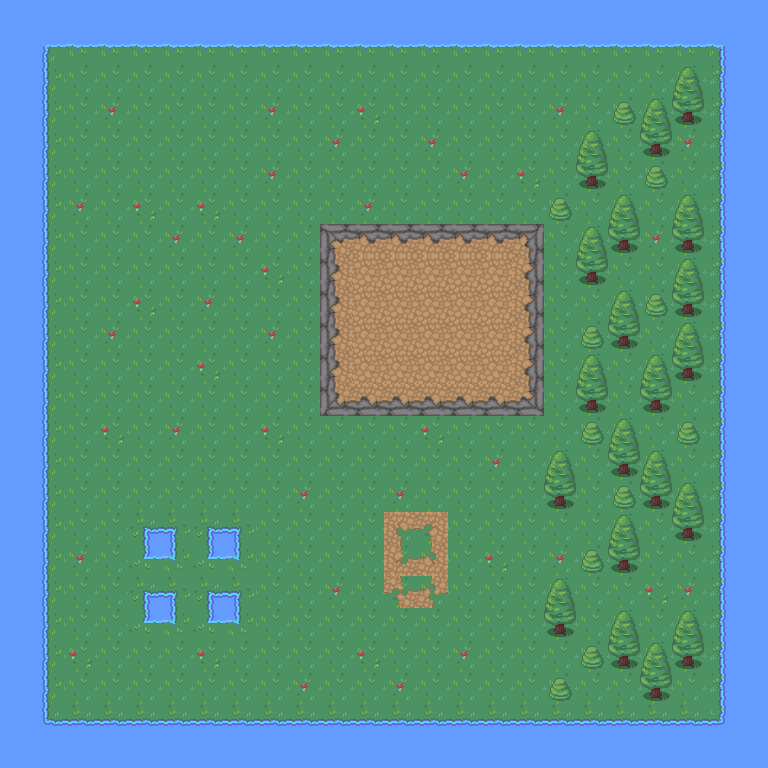

Below is a game level as drawn by its tile map, then a one-line description and the .tmx file that defines it, in full:
An orthogonal 24x24 tile map with 32x32 px tiles, 2 tile layers (Tile Layer 1, Tile Layer 2).

<map version="1.10" tiledversion="1.10.0" orientation="orthogonal" renderorder="right-down" width="24" height="24" tilewidth="32" tileheight="32" infinite="0" nextlayerid="3" nextobjectid="1">
 <tileset firstgid="1" source="RPG Nature Tileset.tsx" />
 <layer id="1" name="Tile Layer 1" width="24" height="24">
  <data encoding="csv">
82,87,87,87,87,82,82,82,41,41,82,82,82,82,82,82,82,82,82,82,82,82,82,82,
87,87,87,87,87,87,87,87,82,41,41,82,82,82,82,82,82,82,82,82,82,82,82,82,
87,82,82,82,82,87,87,87,82,82,82,82,82,82,82,82,82,82,82,82,82,82,82,82,
82,87,87,87,87,82,82,82,87,87,41,82,82,82,82,82,82,82,82,82,82,82,82,82,
87,87,87,87,87,87,87,87,82,41,82,82,82,82,82,82,82,82,82,82,82,82,82,82,
87,87,87,87,87,87,87,87,87,41,82,82,82,82,82,82,82,82,82,82,82,82,82,82,
87,87,87,87,87,87,87,87,41,82,82,82,82,82,82,82,82,82,82,82,82,82,82,87,
87,87,87,82,87,87,87,41,82,82,82,82,82,82,82,82,82,82,82,82,82,82,87,87,
87,82,87,87,87,87,41,82,82,82,82,82,82,82,82,82,82,82,82,82,82,87,87,87,
82,82,82,82,82,82,82,82,82,82,82,82,82,82,87,87,87,82,82,82,87,87,87,87,
41,41,41,41,41,41,41,82,82,82,82,82,82,82,82,82,82,82,82,82,82,87,87,87,
82,82,82,82,41,82,82,82,82,82,82,82,82,82,82,82,82,82,82,87,87,87,87,87,
87,87,87,87,82,82,82,82,82,82,82,82,82,82,82,82,82,82,82,82,82,87,87,87,
87,87,87,87,87,87,87,87,87,87,87,87,82,87,87,87,41,87,82,82,87,87,87,87,
82,82,82,82,87,87,87,87,87,87,87,87,87,87,87,87,87,87,82,82,87,82,87,87,
87,87,87,87,82,87,87,87,87,87,82,82,82,82,82,82,82,82,82,82,87,82,82,82,
87,87,87,87,87,87,82,82,82,87,87,87,87,87,87,87,87,87,87,87,87,87,82,82,
87,87,87,87,87,87,87,87,87,87,87,87,87,87,87,87,87,87,87,87,87,87,87,87,
87,87,87,87,87,87,82,87,87,87,87,87,87,87,87,87,87,87,87,87,87,87,87,87,
82,87,87,87,87,87,82,87,87,87,87,87,87,87,87,87,87,87,87,87,87,87,87,87,
87,87,87,87,87,87,82,87,87,87,87,87,87,87,87,87,87,87,87,87,87,87,87,87,
87,87,87,87,87,87,87,87,87,87,87,87,87,87,87,87,87,87,87,87,87,87,87,87,
87,87,87,87,87,87,87,87,87,87,87,87,87,87,87,87,87,87,87,87,87,87,87,87,
87,87,87,87,87,87,87,87,87,87,87,87,87,87,87,87,87,87,87,87,87,87,87,87
</data>
 </layer>
 <layer id="2" name="Tile Layer 2" width="24" height="24">
  <data encoding="csv">
152,152,152,152,152,152,152,152,152,152,152,152,152,152,152,152,152,152,152,152,152,152,152,152,
152,66,67,67,67,67,67,67,67,67,67,67,67,67,67,67,67,67,67,67,67,67,68,152,
152,86,87,87,87,87,87,87,87,87,87,87,87,87,87,87,87,87,87,87,87,1,88,152,
152,86,0,4,97,82,82,0,4,0,0,24,0,0,0,0,0,4,0,22,1,21,88,152,
152,86,0,0,82,82,82,97,0,0,4,0,0,4,0,0,0,87,1,0,21,4,88,152,
152,86,0,97,82,82,82,97,4,0,0,0,0,0,4,0,24,0,21,0,22,0,88,152,
152,86,4,0,24,82,24,82,82,87,87,4,0,0,0,0,0,22,0,1,0,1,88,152,
152,86,0,0,0,4,0,4,82,82,136,137,137,137,137,137,138,97,1,21,4,21,88,152,
152,86,0,0,0,82,0,0,24,97,156,147,147,147,147,92,158,97,21,0,0,1,88,152,
152,86,0,0,24,82,4,82,82,87,156,92,92,92,92,92,158,97,87,1,22,21,88,152,
152,86,0,4,0,82,82,82,4,87,156,92,92,92,92,92,158,97,22,21,0,1,88,152,
152,86,82,0,0,0,24,82,0,0,156,43,92,92,92,92,158,97,1,0,1,21,88,152,
42,86,82,0,0,0,82,82,0,0,176,177,177,177,177,177,178,97,21,0,21,0,88,152,
152,86,0,24,0,4,0,0,24,0,0,0,0,24,0,0,0,0,22,1,0,22,88,152,
152,86,0,0,0,0,0,0,0,0,0,0,0,0,0,4,0,1,0,21,1,87,88,152,
152,86,0,0,0,0,0,0,0,4,0,0,4,0,0,0,0,21,0,22,21,1,88,152,
152,86,0,87,69,70,69,70,0,0,82,0,129,130,0,0,0,0,0,1,0,21,88,152,
152,86,4,87,89,90,89,90,82,0,0,0,149,150,0,24,0,4,22,21,0,0,88,152,
152,86,0,87,69,70,69,70,0,0,4,0,169,170,0,0,0,1,0,0,24,4,88,152,
152,86,0,0,89,90,89,90,0,0,0,0,0,0,0,0,0,21,0,1,0,1,88,152,
152,86,24,0,0,0,24,0,0,0,0,24,0,0,4,0,0,0,22,21,1,21,88,152,
152,86,0,0,0,0,0,0,0,4,0,0,4,0,0,82,82,22,82,82,21,82,88,42,
152,106,107,107,107,107,107,107,107,107,107,107,107,107,107,107,107,107,107,107,107,107,108,152,
152,152,152,152,152,152,152,152,152,152,152,152,152,152,152,152,152,152,152,152,152,152,152,152
</data>
 </layer>
</map>
